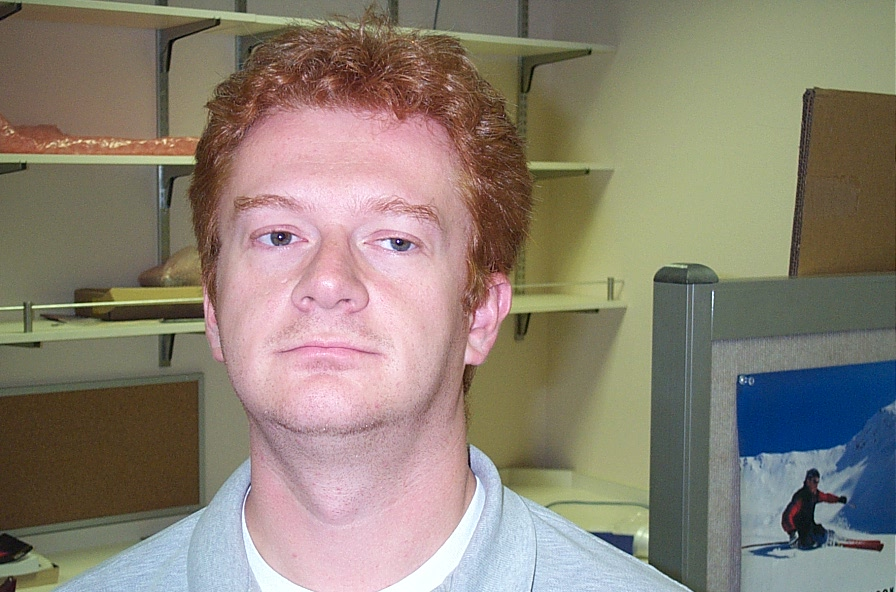
%> input picture 8.jpg, 896 x 592 px
$ octave Untitled4.m   (GNU Octave 9; MATLAB toolbox functions it lacks are replaced by stand-ins)
%> lines starting %> are read from the running program, lines starting %| are printed output that depends on the picture; in (x1, y1, x2, y2) boxes, pixels count from 0 and x2, y2 are one past the last pixel; in counts of white or black regions, pixels touching at a corner belong together; the program's own positions count from 1
### helpMatrix.m
function help=helpMatrix(im)

[X,Y]=size(im);
help=zeros(X+1,Y+1);
help(2,2)=im(1,1);

for x=2:X+1
    for y=2:Y+1
        help(x,y)=help(x,y-1)+help(x-1,y)-help(x-1,y-1)+im(x-1,y-1);
    end
end

end

### subIm2features.m
function result=subIm2features(im)

help = helpMatrix(im);

features = {'forehead', 'eyes_nose', 'lips', 'nostril', 'lips_2', 'fit1' ,'fit2','fit3','fit4' };
result = zeros(1, size(features,2));


for i=1:size(features,2)
    feature=features{i};

    [result, h, best_mask_sum] = run_feature(help, feature);
    figure;
    imshow(im(result,h));
    result(i) = best_mask_sum;
end


end

### run_feature.m
function  [ v,h, best_mask_sum ] = run_feature( help, feature )

[mask, height, width, x_start, y_start, x_end, y_end] = feature_case(help,feature);

best_mask_sum = -inf;

for h=height
    for w=width

        [mask_sum, top, left] = pattern_feature(x_start, y_start, x_end,y_end, help, mask, h, w);

        if(mask_sum > best_mask_sum)

            best_mask_sum = mask_sum;
            best_height = h;
            best_width = w;
            best_top = top;
            best_left = left;
        end

    end
end

v = best_top:best_top+best_height-1;
h = best_left:best_left+best_width-1;


end

### Untitled4.m

im=imread('8.jpg');
%> im is the input picture: size 592x896x3 uint8; mean R, G, B 139.2, 129.5, 116.5
im = rgb2gray(im);
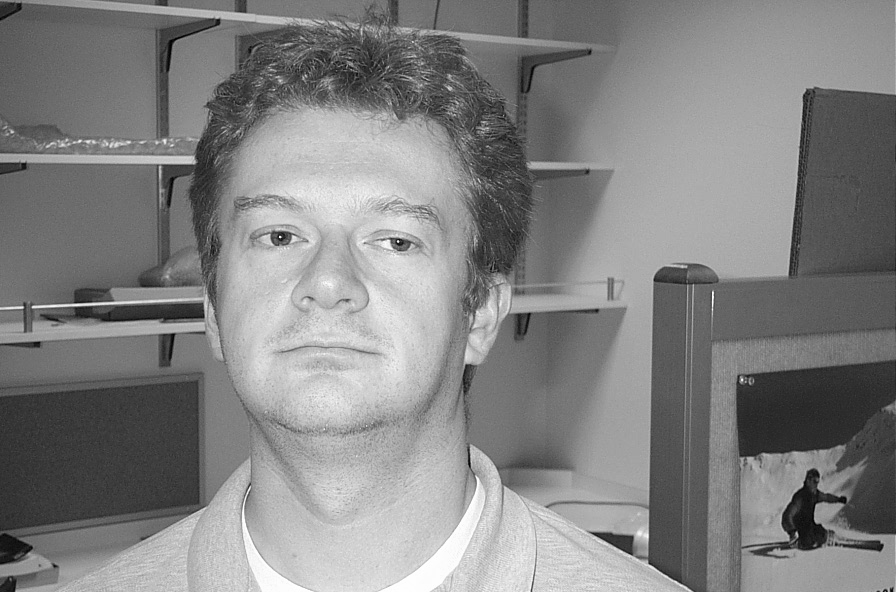
%> im: size 592x896 uint8; min 0, max 255, mean 130.9
im = im2double(im);
%> im: size 592x896 double
rows = size(im,1);
%> rows = 592
im = imresize(im, 100/rows);
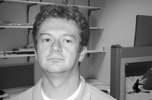
%> im: size 100x152 double; min 0.0635, max 1, mean 0.513; drawn with min black and max white

r=subIm2features(im)
%> in helpMatrix, `help(2,2)=im(1,1);`:
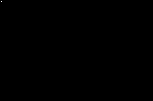
%> help: size 101x153 double; values 0 (black) and 0.296 (white), 0.01% white in thin lines or dots, all inside (x1, y1, x2, y2) = (1, 1, 2, 2)
%> after the loop in helpMatrix, `for x=2:X+1`:
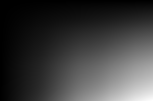
%> help: size 101x153 double; min 0, max 7802.8, mean 1864.1; drawn with min black and max white
%> the run ends on the next line

$ run again, with 2.jpg copied over 8.jpg
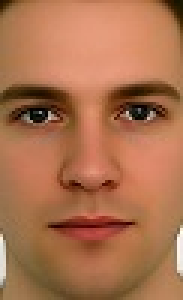
%> input picture 2.jpg, 61 x 100 px (shown 3 times larger)
%> im is the input picture: size 100x61x3 uint8; mean R, G, B 171.9, 113.1, 78.4
%> `im = rgb2gray(im);`:
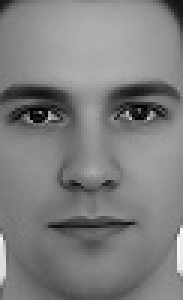
%> im: size 100x61 uint8 (shown 3 times larger); min 1, max 252, mean 126.7

$ run again, with 3.jpg copied over 8.jpg
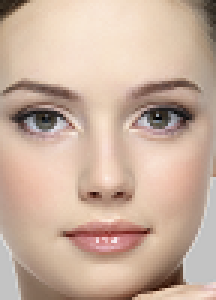
%> input picture 3.jpg, 72 x 100 px (shown 3 times larger)
%> im is the input picture: size 100x72x3 uint8; mean R, G, B 201.7, 175.1, 157.7
%> `im = rgb2gray(im);`:
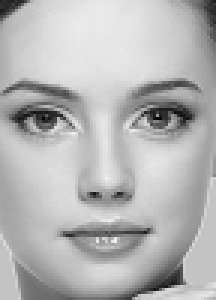
%> im: size 100x72 uint8 (shown 3 times larger); min 0, max 239, mean 181.1

$ run again, with 4.jpg copied over 8.jpg
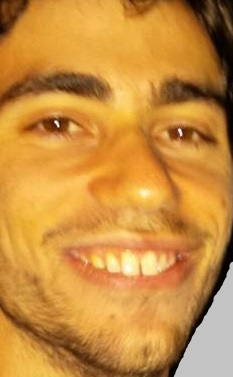
%> input picture 4.jpg, 233 x 377 px
%> im is the input picture: size 377x233x3 uint8; mean R, G, B 201.6, 141.9, 63.9
%> `im = rgb2gray(im);`:
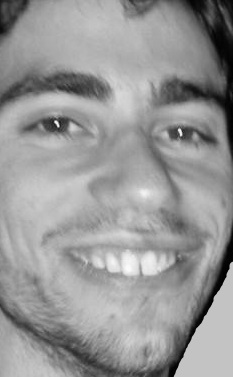
%> im: size 377x233 uint8; min 0, max 252, mean 150.9
%> `im = imresize(im, 100/rows);`:
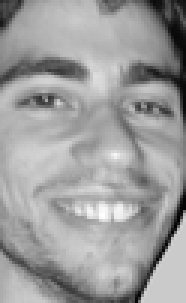
%> im: size 101x62 double (shown 3 times larger); min -0.0195, max 0.97, mean 0.592; drawn with min black and max white
